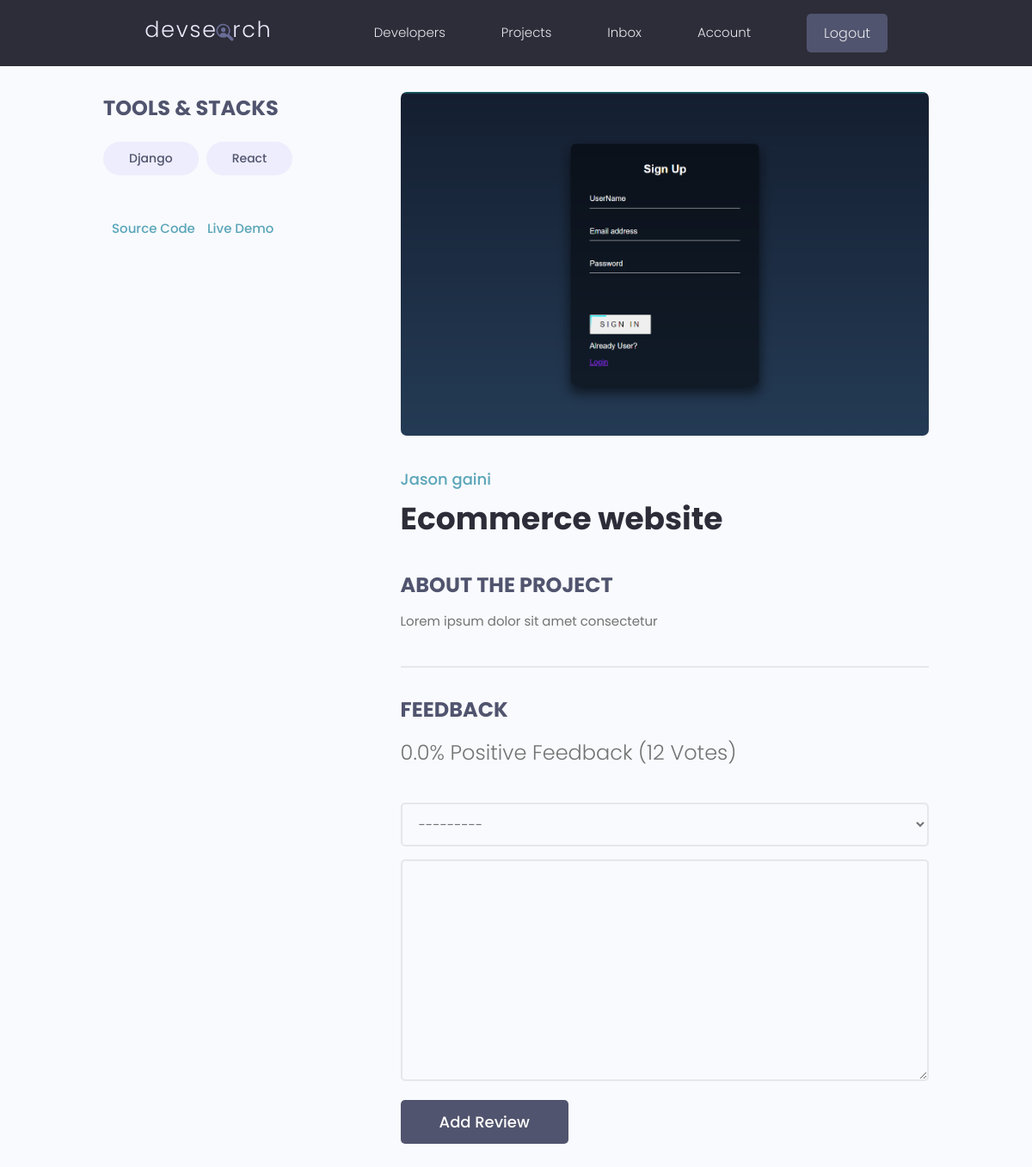
/projects/project/e8d97221-2be0-4a5c-b599-82936aefd894/ (signed in), run on the app's committed database.
### projects/models.py (models this page shows, shortened)
class Tag(models.Model):
    name = models.CharField(max_length=200)
    created = models.DateTimeField(auto_now_add=True)
    id = models.UUIDField(default=uuid.uuid4, unique=True, primary_key=True, editable=False)
    def __str__(self):
        return self.name

class Project(models.Model):
    owner = models.ForeignKey(Profile, null=True, blank=True, on_delete=models.SET_NULL)
    title = models.CharField(max_length=200)
    description = models.TextField(null=True, blank=True)
    fetured_image = models.ImageField(null=True, blank=True, default="default.jpg")
    demo_link = models.CharField(max_length=2000, null=True, blank=True)
    source_link = models.CharField(max_length=2000, null=True, blank=True)
    tags = models.ManyToManyField('Tag', blank=True)
    Vote_total = models.IntegerField(default=0, null=True, blank=True)
    Vote_ratio = models.IntegerField(default=0, null=True, blank=True)
    created = models.DateTimeField(auto_now_add=True)
    id = models.UUIDField(default=uuid.uuid4, unique=True, primary_key=True, editable=False)
    class Meta:
        ordering = ['-Vote_ratio','-Vote_total','title']
    def positive_feedback_percentage(self):
        if self.Vote_total > 0:
            positive_reviews = self.review_set.filter(value='up').count()
            return (positive_reviews / self.Vote_total) * 100
        else:
            return 0
    def reviewers(self):
        queryset = self.review.set.all().values_list('owner_id', flat=False)
        return queryset

class Review(models.Model):
    VOTE_TYPE = (
        ('up', 'Up Vote'),
        ('down', 'Down Vote'),
    )
    owner = models.ForeignKey(Profile, on_delete=models.CASCADE, null=True)
    project = models.ForeignKey(Project, on_delete=models.CASCADE)
    body = models.TextField(null=True, blank=True)
    value = models.CharField(max_length=200, choices=VOTE_TYPE)
    created = models.DateTimeField(auto_now_add=True)
    id = models.UUIDField(default=uuid.uuid4, unique=True, primary_key=True, editable=False)

### users/models.py (models this page shows, shortened)
class Profile(models.Model):
    user = models.OneToOneField(User, on_delete=models.CASCADE,null=True,blank=True)
    name = models.CharField(max_length=200,blank=True,null=True)
    email = models.EmailField(max_length=500,blank=True,null=True)
    username =models.CharField(max_length=200,blank=True,null=True)
    location =models.CharField(max_length=200,blank=True,null=True)
    short_intro = models.CharField(max_length=200,blank=True,null=True)
    bio =models.TextField(blank=True,null=True)
    profile_image=models.ImageField(null=True,blank=True,upload_to='profiles/',default='profiles/default.jpg')
    social_github = models.CharField(max_length=200,blank=True,null=True)
    social_twitter = models.CharField(max_length=200,blank=True,null=True)
    social_linkedin = models.CharField(max_length=200,blank=True,null=True)
    social_youtube = models.CharField(max_length=200,blank=True,null=True)
    social_website = models.CharField(max_length=200,blank=True,null=True)
    created = models.DateTimeField(auto_now_add=True)
    id = models.UUIDField(default=uuid.uuid4,unique=True,primary_key=True,editable=False)

### projects/views.py (the view, shortened to what this page needs)
# urls.py: path('project/<str:pk>/',views.project,name="project"),
def project(request,pk):
    projectObj = Project.objects.get(id=pk)
    form = ReviewForm()
    return render(request, 'projects/single-projects.html',{'project':projectObj,'form':form})

### projects/forms.py
class ReviewForm(ModelForm):
    class Meta:
        model= Review
        fields = ['value','body']
        labels={
            'value':'place your vote',
            'body':'add a comment with your vote'
        }
    def __init__(self,*args,**kwargs):
        super(ReviewForm,self).__init__(*args,**kwargs)
        for name, field in self.fields.items():
            field.widget.attrs.update({'class':'input','tags':'checkbox'})

### projects/templates/projects/single-projects.html (shortened to what this page needs)
{% extends 'main.html' %}
{% block content %}
<main class="singleProject my-md">
    <div class="container">
        <div class="layout">
            <div class="column column--1of3">
                <h3 class="singleProject__subtitle">Tools & Stacks</h3>
                <div class="singleProject__toolStack">
                    {% for tag in project.tags.all %}
                    <span class="tag tag--pill tag--sub tag--lg">
                        <small>{{tag}}</small>
                    </span>
                    {% endfor %}
                </div>
                {% if project.source_link %}
                <a class="singleProject__liveLink" href="{{project.source_link}}" target="_blank">Source
                    Code
                </a>
                {% endif %}
                {% if project.demo_link %}
                <a class="singleProject__liveLink" href="{{project.source_link}}" target="_blank">Live Demo
                </a>
                {% endif %}
            </div>
            <div class="column column--2of3">
                <img class="singleProject__preview" src="{{ project.fetured_image.url }}" alt="portfolio thumbnail" />
                <a href=""
                    class="singleProject__developer">{{project.owner.name}}</a>
                <h2 class="singleProject__title">{{project.title}}</h2>
                <h3 class="singleProject__subtitle">About the Project</h3>
                <div class="singleProject__info">
                    {{project.description}}
                </div>
                <div class="comments">
                    <h3 class="singleProject__subtitle">Feedback</h3>
                    <h5 class="project--rating">
                        {{project.positive_feedback_percentage}}% Positive Feedback ({{project.Vote_total}}
                        Vote{{project.Vote_total|pluralize:"s"}})
                    </h5>
                    {% if request.user.profile.id in project.reviewers %}
                    <p>You have already submitted your review for this project</p>
                    {% elif request.user.profile == project.owner %}
                    <p>You cannot review your own work</p>
                    {% elif request.user.is_authenticated %}
                    <form class="form" action="{% url 'project' project.id %}" method="POST">
                        {% for field in form %}
                        <div class="form__field">
                            {{field}}
                        </div>
                        {% endfor %}
                        <input class="btn btn--sub btn--lg" type="submit" value="Add Review" />
                    </form>
                    {% else %}
                    <a href="{% url 'login' %}?next={{request.path}}">Please login to leave a review</a>
                    {% endif %}
                </div>
            </div>
        </div>
    </div>
</main>
{% endblock %}

### static/styles/app.css (style rules this page uses)
:root { --color-sub: #2d2d39; }
.btn--sub { background-color: var(--color-sub-light); }
img { width: 100%; }
.singleProject .column--1of3 { order: 2; }
@media screen and (min-width: 1081px) { .singleProject .column--1of3 { order: 1; } }
@media screen and (min-width: 1081px) { .singleProject .column--2of3 { order: 2; } }
.singleProject__toolStack { margin-top: 2rem; margin-bottom: 4rem; }
.singleProject__liveLink { font-weight: 500; transition: all 0.3s ease-in-out; border-bottom: 2px solid transparent; }
.singleProject__preview { height: 50vh; object-fit: cover; object-position: top center; margin-bottom: 3rem; border-radius: 0.7rem; }
.singleProject__developer { font-size: 1.8rem; font-weight: 500; }
.singleProject__title { font-size: 3.6rem; font-weight: 700; color: var(--color-sub); margin-bottom: 3rem; }
.project--rating { margin-bottom: 1.6em; margin-top: .5em; }
.singleProject__subtitle { text-transform: uppercase; font-size: 2.4rem; font-weight: 700; color: var(--color-sub-light); margin-bottom: 1rem; }
.comments { margin-top: 4rem; padding-top: 3rem; border-top: 2px solid var(--color-light); }

### static/uikit/styles/modules/_variables.css (style rules this page uses)
:root { --color-main: #5aa5b9; --color-main-light: #e6faff; --color-sub: #3f4156; --color-sub-light: #51546e; --color-sub-lighter: #ededfd; --color-text: #737373; --color-gray: #8b8b8b; --color-light: #e5e7eb; --color-light-gray: #767676; --color-bg: #f8fafd; --color-white: #fffefd; --color-white-light: #f3f3f3; --color-success: #359e64; --color-success-bg: #def8e8; --color-error: #fc4b0b; --color-error-bg: #fff2ee; --font-base: 'Poppins', arial, helvetica, 'Segoe UI', roboto, ubuntu, sans-serif; --font-monospace: 'Fira Code', 'Courier New', courier, monospace; --font-regular: 300; --font-medium: 500; --font-bold: 700; --generic-shadow: 1px 1px 5px #00000010; --generic-transition: all 0.3s ease-in-out; }

### static/uikit/styles/modules/_base.css (style rules this page uses)
* { margin: 0; padding: 0; box-sizing: border-box; text-rendering: optimizeLegibility; color: inherit; font-size: inherit; }
html { font-size: 50%; }
@media only screen and (min-width: 480px) { html { font-size: 56.25%; } }
@media only screen and (min-width: 1200px) { html { font-size: 62.5%; } }
body { line-height: 1.6; font-weight: 400; font-size: 1.5rem; color: var(--color-text); background-color: var(--color-bg); min-height: 100vh; }

### static/uikit/styles/modules/_typography.css (style rules this page uses)
* { font-family: var(--font-base); }
h2 { font-size: 3.6rem; font-weight: var(--font-bold); }
h3 { font-size: 3.2rem; font-weight: var(--font-medium); }
h5 { font-size: 2.4rem; font-weight: var(--font-medium); }
h5, h6 { font-weight: var(--font-regular); }
p, span, strong { font-size: 1.6rem; color: var(--color-text); font-weight: var(--font-regular); }
a { padding-bottom: 2px; text-decoration: none; display: inline-block; color: var(--color-main); font-weight: var(--font-medium); }

### static/uikit/styles/modules/_utilities.css (style rules this page uses)
.container { width: 92%; max-width: 165rem; margin: 0 auto; box-sizing: border-box; }
@media screen and (min-width: 1000px) { .container { width: 90%; } }
@media screen and (min-width: 1200px) { .container { width: 80%; } }
.my-md { margin: 3rem auto; }

### static/uikit/styles/modules/_button.css (style rules this page uses)
.btn { display: inline-block; position: relative; cursor: pointer; background-color: var(--color-light); font-weight: var(--font-medium); color: var(--color-sub); text-decoration: none; padding: 1rem 2rem; border-radius: 0.5rem; border: none; width: -webkit-fit-content; width: -moz-fit-content; width: fit-content; height: -webkit-fit-content; height: -moz-fit-content; height: fit-content; font-size: 1.6rem; outline-width: 0; outline-color: transparent; -webkit-backface-visibility: hidden; backface-visibility: hidden; transition: all 0.3s ease-in-out; }
.btn--sub { background-color: var(--color-sub); color: var(--color-white); }
.btn--lg { font-size: 1.8rem; padding: 1.2rem 4.5rem; }

### static/uikit/styles/modules/_form.css (style rules this page uses)
.form { display: block; }
.form__field { margin-top: 1.5rem; margin-bottom: 1.5rem; }
input.input[type='text'], input.input[type='email'], input.input[type='password'], input.input[type='number'], select.input, textarea.input { min-width: 24rem; width: 100%; padding: 1.2rem 1.5rem; border-radius: 0.5rem; border: 2px solid var(--color-light); transition: all 0.3s ease-in-out; background-color: var(--color-bg); }

### static/uikit/styles/modules/_layout.css (style rules this page uses)
.layout { display: flex; flex-flow: row wrap; justify-content: space-between; }
.layout > .column { margin-bottom: 3rem; }
.layout > .column.column--1of3 { flex-basis: 30%; }
.layout > .column.column--2of3 { flex-basis: 64%; }

### data on the page
Tag: name "Django"
Tag: name "React"
Project: fetured_image (picture), owner.name "Jason gaini", title "Ecommerce website", description "Lorem ipsum dolor sit amet consectetur", positive_feedback_percentage "0.0", Vote_total "12"
